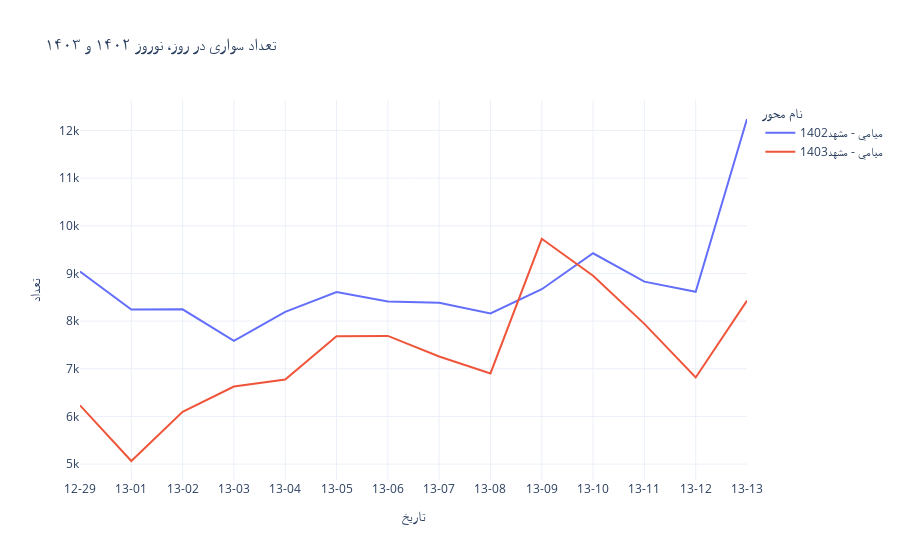
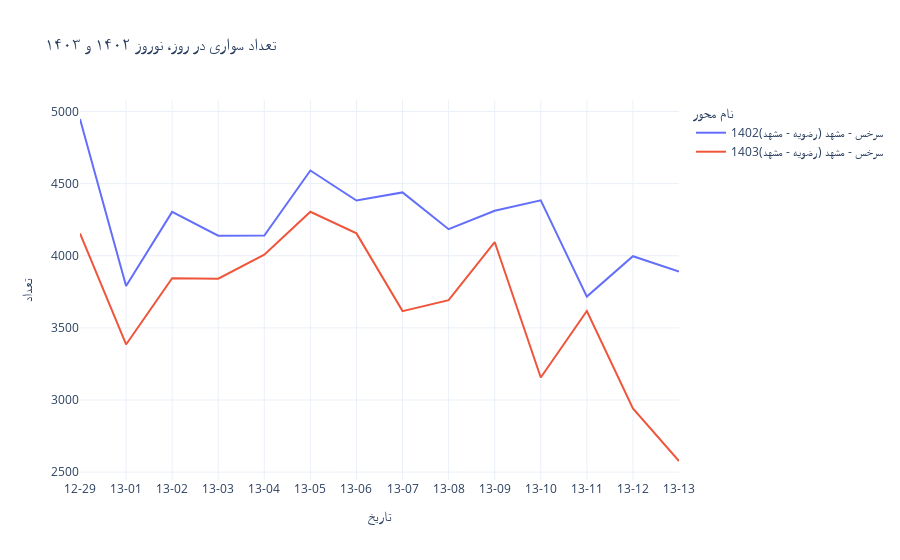
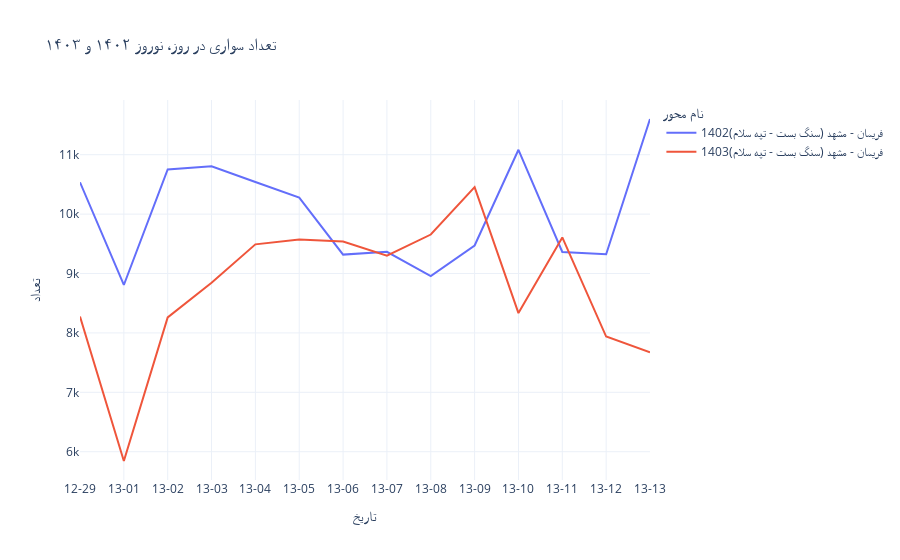
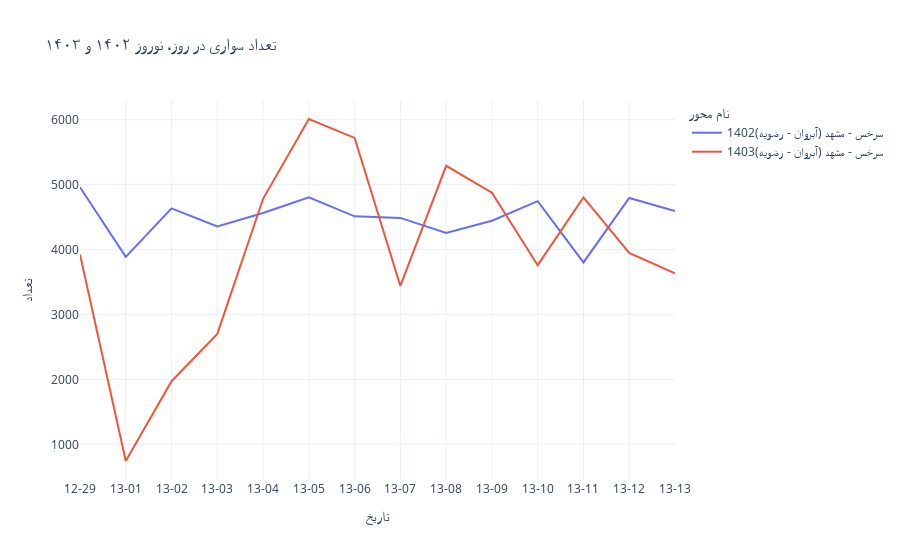

The notebook cell saved with these charts, in order:
### Code cell
for index, row in df_merged.iterrows():
    print(row.code)
    drawchart(row.code)

### Figure 1 — Plotly figure (JSON) as saved in the notebook; plotly's stock layout.template omitted (floating-point values rounded to 4 significant figures)
{"data": [{"hovertemplate": "name=ميامي - مشهد1402<br>date=%{x}<br>car_est=%{y}<extra></extra>", "legendgroup": "ميامي - مشهد1402", "line": {"color": "#636efa", "dash": "solid"}, "marker": {"symbol": "circle"}, "mode": "lines", "name": "ميامي - مشهد1402", "orientation": "v", "showlegend": true, "type": "scatter", "x": ["12-29", "13-01", "13-02", "13-03", "13-04", "13-05", "13-06", "13-07", "13-08", "13-09", "13-10", "13-11", "13-12", "13-13"], "xaxis": "x", "y": [9039, 8244, 8248, 7584, 8193, 8612, 8411, 8386, 8160, 8669, 9424, 8828, 8615, 12241], "yaxis": "y"}, {"hovertemplate": "name=ميامي - مشهد1403<br>date=%{x}<br>car_est=%{y}<extra></extra>", "legendgroup": "ميامي - مشهد1403", "line": {"color": "#EF553B", "dash": "solid"}, "marker": {"symbol": "circle"}, "mode": "lines", "name": "ميامي - مشهد1403", "orientation": "v", "showlegend": true, "type": "scatter", "x": ["12-29", "13-01", "13-02", "13-03", "13-04", "13-05", "13-06", "13-07", "13-08", "13-09", "13-10", "13-11", "13-12", "13-13"], "xaxis": "x", "y": [6232, 5065, 6098, 6628, 6774, 7684, 7690, 7259, 6902, 9727, 8951, 7943, 6817, 8429], "yaxis": "y"}], "layout": {"hovermode": "x unified", "legend": {"title": {"text": "نام محور"}, "tracegroupgap": 0}, "title": {"text": "تعداد سواری در روز، نوروز ۱۴۰۲ و ۱۴۰۳"}, "xaxis": {"anchor": "y", "domain": [0, 1], "title": {"text": "تاریخ"}, "type": "category"}, "yaxis": {"anchor": "x", "domain": [0, 1], "title": {"text": "تعداد"}}}}

### Figure 2 — Plotly figure (JSON) as saved in the notebook; plotly's stock layout.template omitted (floating-point values rounded to 4 significant figures)
{"data": [{"hovertemplate": "name=سرخس - مشهد (رضويه - مشهد)1402<br>date=%{x}<br>car_est=%{y}<extra></extra>", "legendgroup": "سرخس - مشهد (رضويه - مشهد)1402", "line": {"color": "#636efa", "dash": "solid"}, "marker": {"symbol": "circle"}, "mode": "lines", "name": "سرخس - مشهد (رضويه - مشهد)1402", "orientation": "v", "showlegend": true, "type": "scatter", "x": ["12-29", "13-01", "13-02", "13-03", "13-04", "13-05", "13-06", "13-07", "13-08", "13-09", "13-10", "13-11", "13-12", "13-13"], "xaxis": "x", "y": [4948, 3790, 4304, 4139, 4140, 4591, 4383, 4439, 4184, 4312, 4384, 3717, 3997, 3890], "yaxis": "y"}, {"hovertemplate": "name=سرخس - مشهد (رضويه - مشهد)1403<br>date=%{x}<br>car_est=%{y}<extra></extra>", "legendgroup": "سرخس - مشهد (رضويه - مشهد)1403", "line": {"color": "#EF553B", "dash": "solid"}, "marker": {"symbol": "circle"}, "mode": "lines", "name": "سرخس - مشهد (رضويه - مشهد)1403", "orientation": "v", "showlegend": true, "type": "scatter", "x": ["12-29", "13-01", "13-02", "13-03", "13-04", "13-05", "13-06", "13-07", "13-08", "13-09", "13-10", "13-11", "13-12", "13-13"], "xaxis": "x", "y": [4155, 3385, 3844, 3841, 4007, 4305, 4155, 3616, 3692, 4095, 3156, 3617, 2942, 2577], "yaxis": "y"}], "layout": {"hovermode": "x unified", "legend": {"title": {"text": "نام محور"}, "tracegroupgap": 0}, "title": {"text": "تعداد سواری در روز، نوروز ۱۴۰۲ و ۱۴۰۳"}, "xaxis": {"anchor": "y", "domain": [0, 1], "title": {"text": "تاریخ"}, "type": "category"}, "yaxis": {"anchor": "x", "domain": [0, 1], "title": {"text": "تعداد"}}}}

### Figure 3 — Plotly figure (JSON) as saved in the notebook; plotly's stock layout.template omitted (floating-point values rounded to 4 significant figures)
{"data": [{"hovertemplate": "name=فريمان - مشهد (سنگ بست - تپه سلام)1402<br>date=%{x}<br>car_est=%{y}<extra></extra>", "legendgroup": "فريمان - مشهد (سنگ بست - تپه سلام)1402", "line": {"color": "#636efa", "dash": "solid"}, "marker": {"symbol": "circle"}, "mode": "lines", "name": "فريمان - مشهد (سنگ بست - تپه سلام)1402", "orientation": "v", "showlegend": true, "type": "scatter", "x": ["12-29", "13-01", "13-02", "13-03", "13-04", "13-05", "13-06", "13-07", "13-08", "13-09", "13-10", "13-11", "13-12", "13-13"], "xaxis": "x", "y": [10540.0, 8807.0, 10750.0, 10810.0, 10540.0, 10280.0, 9318.0, 9366.0, 8958.0, 9471.0, 11080.0, 9363.0, 9323.0, 11600.0], "yaxis": "y"}, {"hovertemplate": "name=فريمان - مشهد (سنگ بست - تپه سلام)1403<br>date=%{x}<br>car_est=%{y}<extra></extra>", "legendgroup": "فريمان - مشهد (سنگ بست - تپه سلام)1403", "line": {"color": "#EF553B", "dash": "solid"}, "marker": {"symbol": "circle"}, "mode": "lines", "name": "فريمان - مشهد (سنگ بست - تپه سلام)1403", "orientation": "v", "showlegend": true, "type": "scatter", "x": ["12-29", "13-01", "13-02", "13-03", "13-04", "13-05", "13-06", "13-07", "13-08", "13-09", "13-10", "13-11", "13-12", "13-13"], "xaxis": "x", "y": [8277.0, 5844.0, 8261.0, 8843.0, 9491.0, 9572.0, 9537.0, 9300.0, 9656.0, 10450.0, 8334.0, 9607.0, 7939.0, 7673.0], "yaxis": "y"}], "layout": {"hovermode": "x unified", "legend": {"title": {"text": "نام محور"}, "tracegroupgap": 0}, "title": {"text": "تعداد سواری در روز، نوروز ۱۴۰۲ و ۱۴۰۳"}, "xaxis": {"anchor": "y", "domain": [0, 1], "title": {"text": "تاریخ"}, "type": "category"}, "yaxis": {"anchor": "x", "domain": [0, 1], "title": {"text": "تعداد"}}}}

### Figure 4 — Plotly figure (JSON) as saved in the notebook; plotly's stock layout.template omitted (floating-point values rounded to 4 significant figures)
{"data": [{"hovertemplate": "name=سرخس - مشهد (آبروان - رضويه)1402<br>date=%{x}<br>car_est=%{y}<extra></extra>", "legendgroup": "سرخس - مشهد (آبروان - رضويه)1402", "line": {"color": "#636efa", "dash": "solid"}, "marker": {"symbol": "circle"}, "mode": "lines", "name": "سرخس - مشهد (آبروان - رضويه)1402", "orientation": "v", "showlegend": true, "type": "scatter", "x": ["12-29", "13-01", "13-02", "13-03", "13-04", "13-05", "13-06", "13-07", "13-08", "13-09", "13-10", "13-11", "13-12", "13-13"], "xaxis": "x", "y": [4960, 3887, 4634, 4355, 4562, 4804, 4511, 4487, 4254, 4444, 4745, 3801, 4794, 4593], "yaxis": "y"}, {"hovertemplate": "name=سرخس - مشهد (آبروان - رضويه)1403<br>date=%{x}<br>car_est=%{y}<extra></extra>", "legendgroup": "سرخس - مشهد (آبروان - رضويه)1403", "line": {"color": "#EF553B", "dash": "solid"}, "marker": {"symbol": "circle"}, "mode": "lines", "name": "سرخس - مشهد (آبروان - رضويه)1403", "orientation": "v", "showlegend": true, "type": "scatter", "x": ["12-29", "13-01", "13-02", "13-03", "13-04", "13-05", "13-06", "13-07", "13-08", "13-09", "13-10", "13-11", "13-12", "13-13"], "xaxis": "x", "y": [3924, 743, 1972, 2700, 4781, 6010, 5719, 3439, 5289, 4875, 3759, 4803, 3949, 3632], "yaxis": "y"}], "layout": {"hovermode": "x unified", "legend": {"title": {"text": "نام محور"}, "tracegroupgap": 0}, "title": {"text": "تعداد سواری در روز، نوروز ۱۴۰۲ و ۱۴۰۳"}, "xaxis": {"anchor": "y", "domain": [0, 1], "title": {"text": "تاریخ"}, "type": "category"}, "yaxis": {"anchor": "x", "domain": [0, 1], "title": {"text": "تعداد"}}}}
